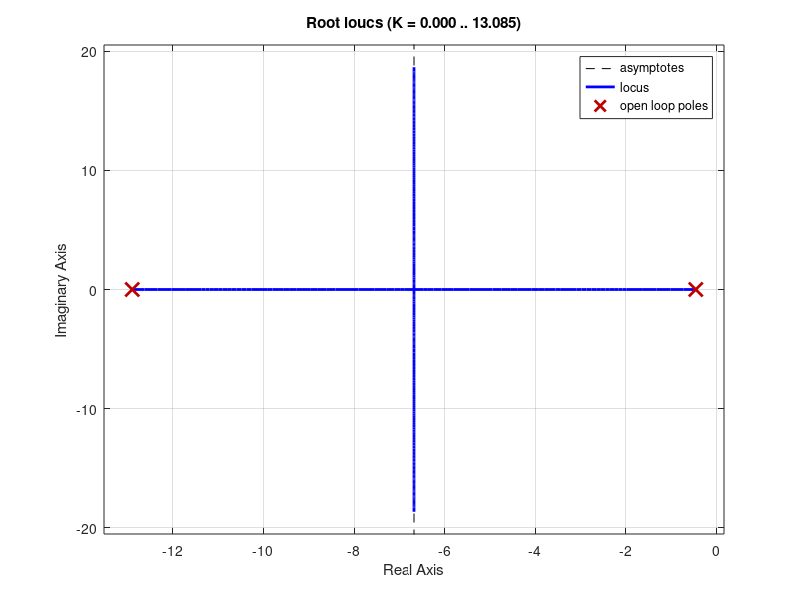
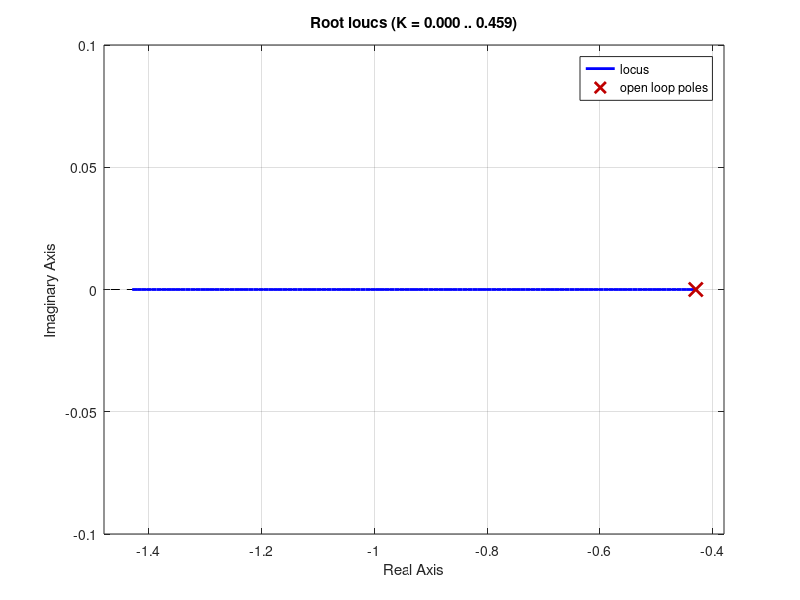

Write MATLAB code to recreate these figures, in order.
% lieux d'evans

%load("1v-1.4v.mat")


% second ordre
num = [5.027];
denom = [0.17 2.27 1];

figure
rlocus(tf(num,denom))


% premier ordre
num = [5.075];
denom = [2.328 1];

figure
rlocus(tf(num,denom))

